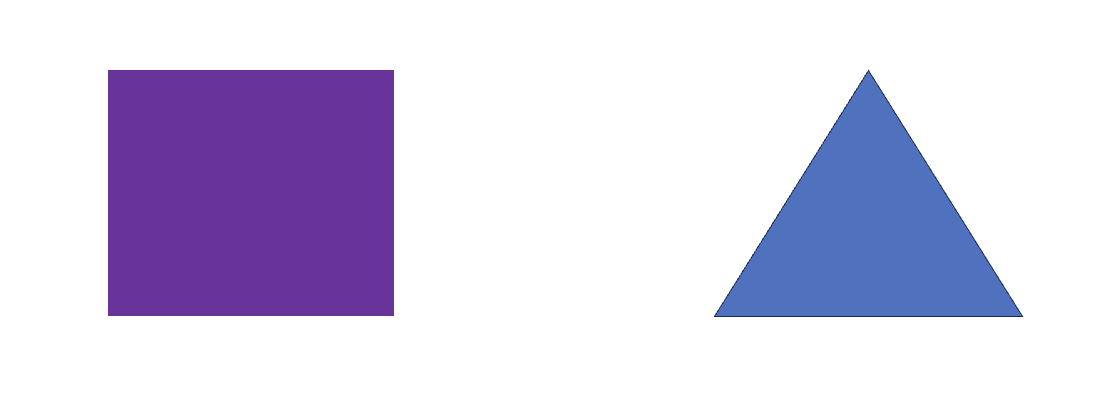
#> input picture lab6/PEreview.png, 1114 x 400 px
$ jupyter execute 'Nguyen Vinh Nghi_CE182108_lab6.ipynb'
#> lines starting #> are read from the running program, lines starting #| are printed output that depends on the picture; after the words box and inside, x2 and y2 are one past the last pixel; in counts of white or black regions, pixels touching at a corner belong together
# Nguyen Vinh Nghi

# CE182108

[cell 1]
def assert_numbers(num1, num2):
    print(num1)
    print(num2)
    try:
        assert num1 == num2, f"Có lỗi bất thường! Chúc bạn may mắn lần chạy kế tiếp!"
        print("Chúc mừng bạn!")
    except AssertionError as e:
        print(e)

[cell 2]
def midRangeGrayscale(rgb_image):
    gray_image = np.zeros((rgb_image.shape[0], rgb_image.shape[1]), dtype=np.uint8)

    for i in range(rgb_image.shape[0]):
        for j in range(rgb_image.shape[1]):
            gray_value = 0
            r = rgb_image[i, j, 0]
            g = rgb_image[i, j, 1]
            b = rgb_image[i, j, 2]
            c = [r, g ,b]
            c.sort()
            min_i=c[0]
            max_i=c[-1]
            gray_value = int(min_i * 0.5 + max_i * 0.5)

            gray_image[i,j] = gray_value
    return gray_image

[cell 3]
import numpy as np
import cv2

input_image = cv2.imread("./PEreview.png", cv2.IMREAD_COLOR)
#> input_image is the input picture: shape (400, 1114, 3); mean B, G, R 233.2, 210.6, 215.9
gray_image = midRangeGrayscale(input_image)
#> after the loop in midRangeGrayscale, `for i in range(rgb_image.shape[0]):`:
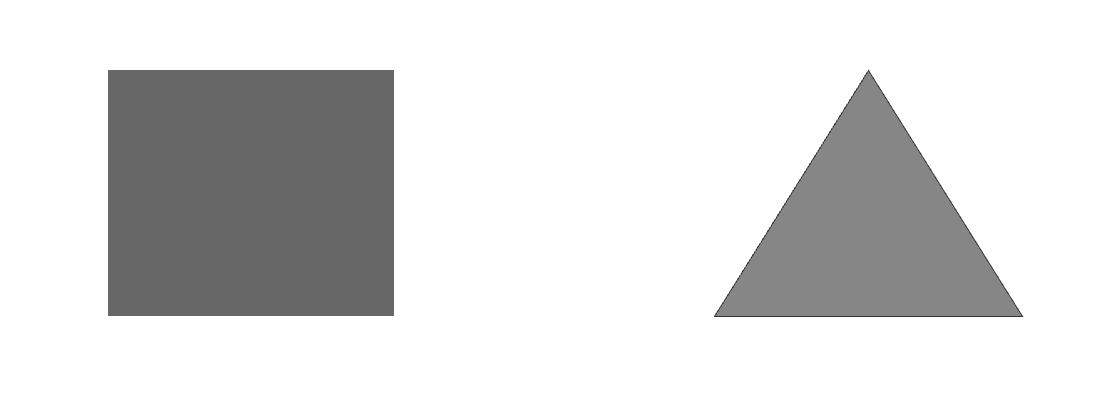
#> gray_image: shape (400, 1114); min 53, max 255, mean 220.4
assert_numbers(124691, sum(sum(gray_image)))
#| 124691
cv2.imwrite("gray_image.png", gray_image)
#> Out = True

[cell 4]
def computeMaxFilter(image, kernelSize = 7, padding = False):
    if (padding):
        col_pad = np.zeros([image.shape[0],1])
        image = np.concatenate((col_pad, image, col_pad), axis = 1)
        row_pad = np.zeros([1, image.shape[1]])
        image = np.concatenate((col_pad, image, col_pad), axis = 0)

    xIn, yIn = np.shape(image)
    xKer, yKer = kernelSize, kernelSize

    xOut = int(xIn - yKer + 1)
    yOut = int(yIn - xKer + 1)

    output = np.zeros((xOut, yOut))

    for i in range(xOut):
        for j in range(yOut):
            output[i, j] = np.max(image[i: i+xKer, j: j+yKer])

    return output.astype('uint8')

[cell 5]
input_image = cv2.imread("PEreview.png", cv2.IMREAD_COLOR)
gray_image = midRangeGrayscale(input_image)
max_gray = computeMaxFilter(gray_image)
assert_numbers(124970, sum(sum(max_gray)))
#| 169770
cv2.imwrite("max_gray.png", gray_image)
#> Out = True

[cell 6]
def findEdgeUsingCanny(gaussianImg):
    low_t = 5
    high_t = 100

    edges = cv2.Canny(gaussianImg,low_t,high_t)

    return edges

[cell 7]
input_image = cv2.imread("PEreview.png", cv2.IMREAD_COLOR)
gray_image = midRangeGrayscale(input_image)
max_gray = computeMaxFilter(gray_image)
ede_img = findEdgeUsingCanny(max_gray)
#> in findEdgeUsingCanny, `edges = cv2.Canny(gaussianImg,low_t,high_t)`:
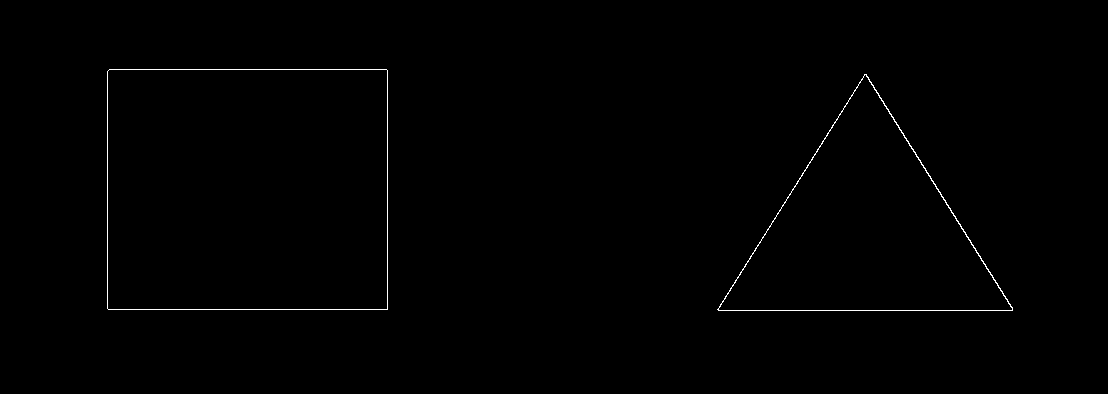
#> edges: shape (394, 1108); 0.46% white in thin lines or dots, all inside (x1, y1, x2, y2) = (107, 69, 1013, 311)
assert_numbers(145687, sum(sum(ede_img)))
#| 145687
cv2.imwrite("ede_img.png", ede_img)
#> Out = True

[cell 8]
def hough_transform(image):
    rho = 1
    theta = np.pi/180

    threshold = 1
    minLineLength = 100
    minLineGap = 100

    lines = cv2.HoughLinesP(
            image,
            rho = rho,
            theta = theta,
            threshold = threshold,
            minLineLength = minLineLength,
            # minLineGap = minLineGap
        )

    return lines

[cell 9]
input_image = cv2.imread("PEreview.png", cv2.IMREAD_COLOR)
gray_image = midRangeGrayscale(input_image)
max_gray = computeMaxFilter(gray_image)
ede_img = findEdgeUsingCanny(max_gray)
lines = hough_transform(ede_img)
#> in hough_transform, `lines = cv2.HoughLinesP( image, rho = rho, theta = theta, threshold = ..`: lines = [[107, 308, 107, 71], [718, 309, 829, 130], [387, 309, 387, 70], [718, 310, 892, 310], [216, 309, 327, 309], [949, 207, 1012, 309], [109, 69, 306, 69]]

[cell 10]
color = (0,0,255)
thickness = 2
lines = lines.reshape(lines.shape[0],4)

line = lines[0]
#> line = [107, 308, 107, 71]
cv2.line(input_image, (line[0], line[1]), (line[2], line[3]), color, thickness)
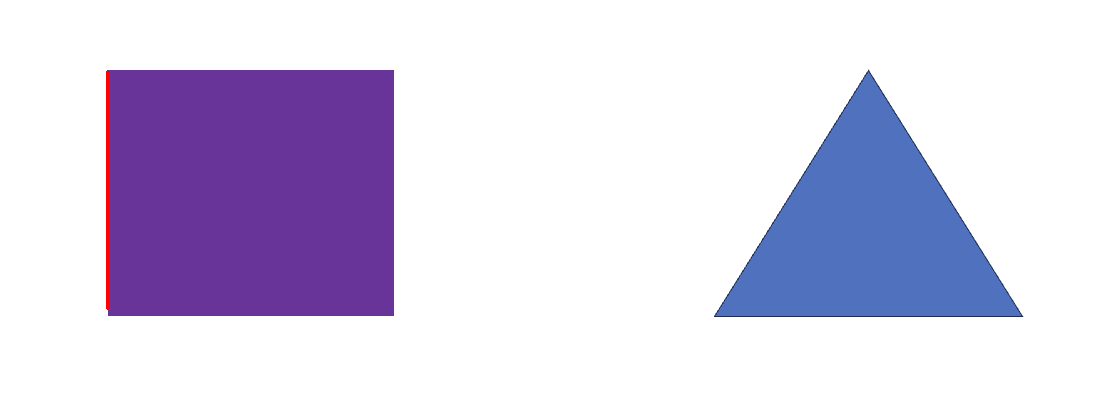
#> input_image: shape (400, 1114, 3); 0.16% of pixels changed, all inside (x1, y1, x2, y2) = (106, 70, 109, 310)

cv2.imwrite("lines.png", input_image)
#> Out = True
